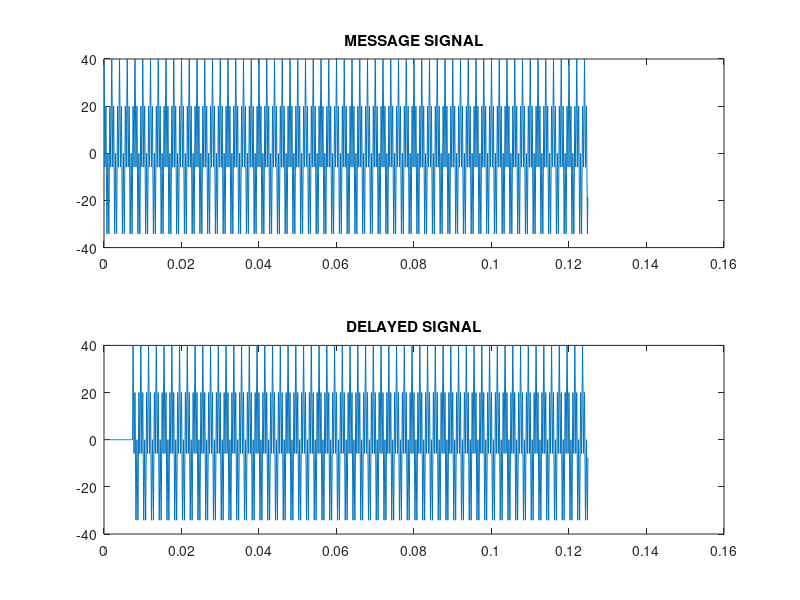
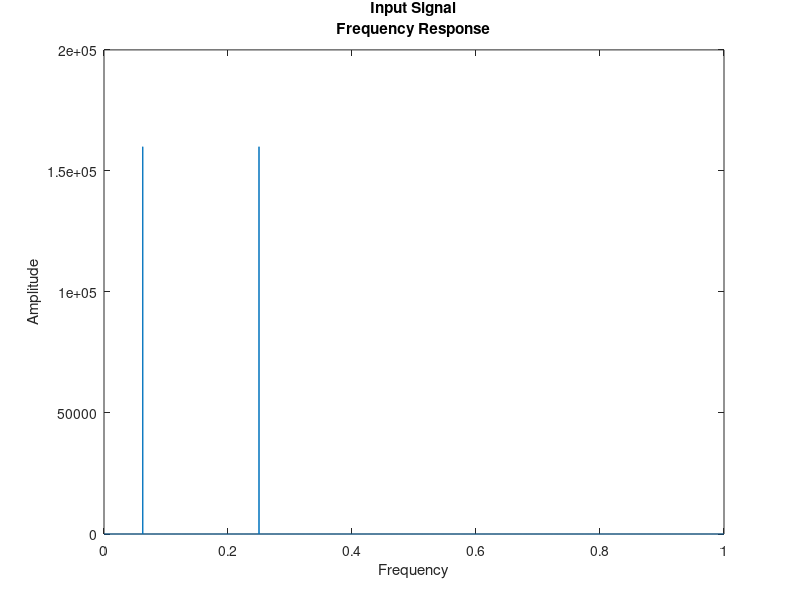
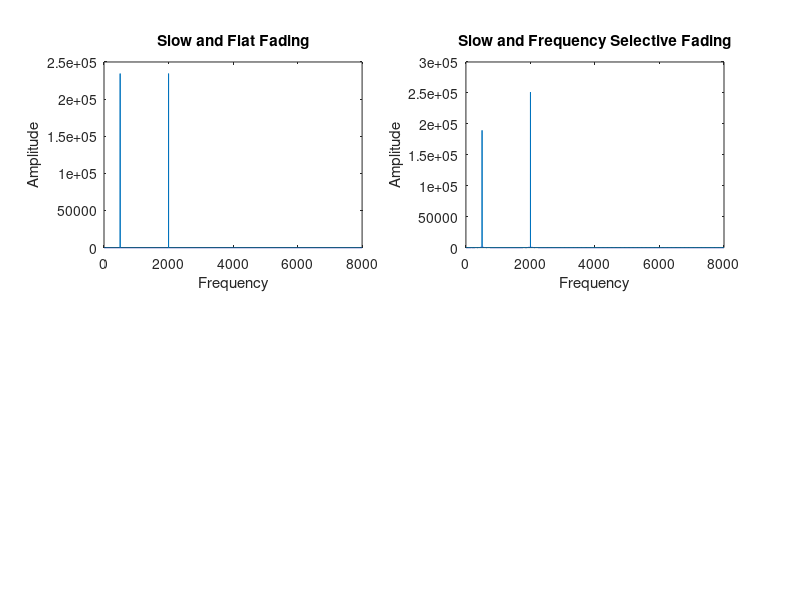

Source code (MATLAB) for these figures, in order:
clc;
clear all;
close all;

% Sampling Frequency
fs = 8000 ;
% Frequency 1
f1 = 2000;
% Frequency 2
f2 = 500;
ts = 0:(1/fs):1-(1/fs);
signal1 = 20*exp(complex(0,2*pi*f1*ts));
signal2 = 20*exp(complex(0,2*pi*f2*ts));
message = signal1+signal2;

% DELAYING - SPREADING THE SIGNAL
delayed = [zeros(1,60),message(1:length(message)-60)];
subplot(2,1,1);
plot(ts(1:1000),message(1:1000));
title('MESSAGE SIGNAL');
subplot(2,1,2);
plot(ts(1:1000),delayed(1:1000));
title('DELAYED SIGNAL');
freqres = fft(message);
figure;
magnitudeplot = abs(freqres);
plot(ts,magnitudeplot);
title({'Input Signal';'Frequency Response'});
xlabel('Frequency');
ylabel('Amplitude');

%Slow and Flat Fading
h = randn + (i*randn);
y1 = message.*h;
freqres = fft(y1);
figure;
magnitudeplot = abs(fft(y1));
subplot(2,2,1);
plot(1:fs,magnitudeplot(1:fs));
title('Slow and Flat Fading');
xlabel('Frequency');
ylabel('Amplitude');

%Slow and Frequency Selective Fading
h1 = randn + (i*randn);
h2 = randn + (i*randn);
trans2 = (h1.*message) + (h2.*delayed);
magnitudeplot = abs(fft(trans2));
subplot(2,2,2);
plot(1:fs,magnitudeplot);
title('Slow and Frequency Selective Fading');
xlabel('Frequency');
ylabel('Amplitude');

%Fast and Flat Fading
fc = 10;
hs = randn(1,length(ts)) +(i*randn(1,length(ts)));
[b,a] = butter(12,((2*fc)/1000));
lpf = filter(b,a,hs);
trans3 = lpf.*message;
magnitudeplot = abs(fft(trans3));
subplot(2,2,3);
plot(1:fs,magnitudeplot);
title('Fast and Flat Fading');
xlabel('Frequency');
ylabel('Amplitude');

% Fast and Frequency Selective Fading
ht = randn(1,length(ts)) +(i*randn(1,length(ts)));
lpf1 = filter(b,a,ht);
trans4 = (lpf1.*message) +(lpf1.*delayed);
magnitudeplot = abs(fft(trans4));
subplot(2,2,4);
plot(1:fs,magnitudeplot);
title('Fast and Frequency Selective Fading');
xlabel('Frequency');
ylabel('Amplitude');